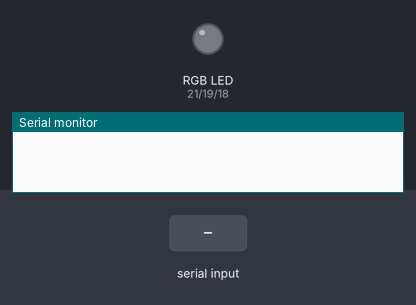
This sketch was run on a simulated ESP32. Parts: an RGB LED mixed from three pins (HIGH = lit), the last lines printed to the serial monitor. The test bench sets the inputs (shaded band). Dim RGB values are drawn brighter than linear; nothing arrives over Bluetooth unless stated.

Above: at 1.2 s.
1.3 s: "90,45,200\n" received over the second serial link
At 1.7 s:
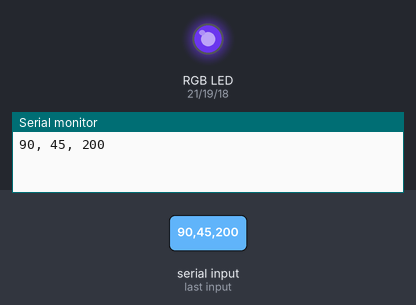
2.8 s: "30,150,10\n" received over the second serial link
At 4.0 s:
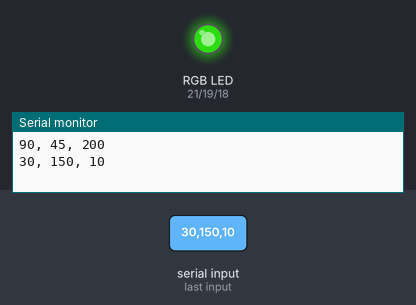
4.3 s: "1,90,45\n" received over the second serial link
At 5.0 s:
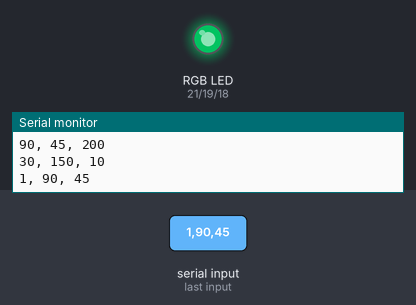
Timing chart, 0 to 7.3 s (numbered marks = the images above; inputs shaded):
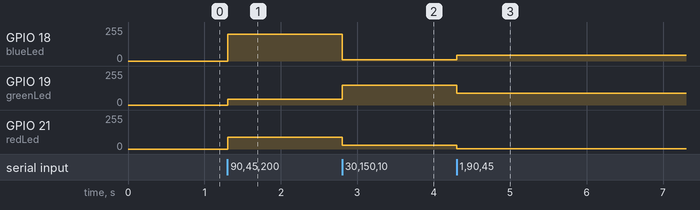

The sketch:

Arduino_led_code.ino
```cpp
#include <BluetoothSerial.h>
BluetoothSerial BT; // Instancia de la clase Bluetooth

// Puertos GPIO 15, 2 y 4
int redLed = 21, greenLed = 19, blueLed = 18;
int redColor = 0, greenColor = 0, blueColor = 0;

// Inicialización de Bluetooth y puertos
void setup() {
  Serial.begin(9600);
  BT.begin("ESP32");

  pinMode(redLed, OUTPUT);
  pinMode(greenLed, OUTPUT);
  pinMode(blueLed, OUTPUT);

  // Inicialización de LED
  analogWrite(redLed, 0);
  analogWrite(greenLed, 0);
  analogWrite(blueLed, 0);
}

void loop() {
  if (BT.available()) {
    // Leer los valores RGB desde el Bluetooth
    String data = BT.readStringUntil('\n');
    // Parsear y aplicar los valores RGB
    parseRGB(data);
  }
  delay(10);
}

void parseRGB(String data) {
  int commaIndex1 = data.indexOf(',');
  int commaIndex2 = data.lastIndexOf(',');

  if (commaIndex1 > 0 && commaIndex2 > commaIndex1) {
    redColor = data.substring(0, commaIndex1).toInt();
    greenColor = data.substring(commaIndex1 + 1, commaIndex2).toInt();
    blueColor = data.substring(commaIndex2 + 1).toInt();

    Serial.print(redColor);
    Serial.print(", ");
    Serial.print(greenColor);
    Serial.print(", ");
    Serial.println(blueColor);

    analogWrite(redLed, redColor);
    analogWrite(greenLed, greenColor);
    analogWrite(blueLed, blueColor);
  } else {
    Serial.println("Valor RGB incorrecto");
  }
}
```

Measured:
- after the input at 1.3 s, GPIO 18 (blueLed): 0/255 → 200/255 at once; GPIO 19 (greenLed): 0/255 → 45/255 at once; GPIO 21 (redLed): 0/255 → 90/255 at once
- after the input at 2.8 s, GPIO 18 (blueLed): 200/255 → 10/255 at once; GPIO 19 (greenLed): 45/255 → 150/255 at once; GPIO 21 (redLed): 90/255 → 30/255 at once
- after the input at 4.3 s, GPIO 18 (blueLed): 10/255 → 45/255 at once; GPIO 19 (greenLed): 150/255 → 90/255 at once; GPIO 21 (redLed): 30/255 → 1/255 at once
